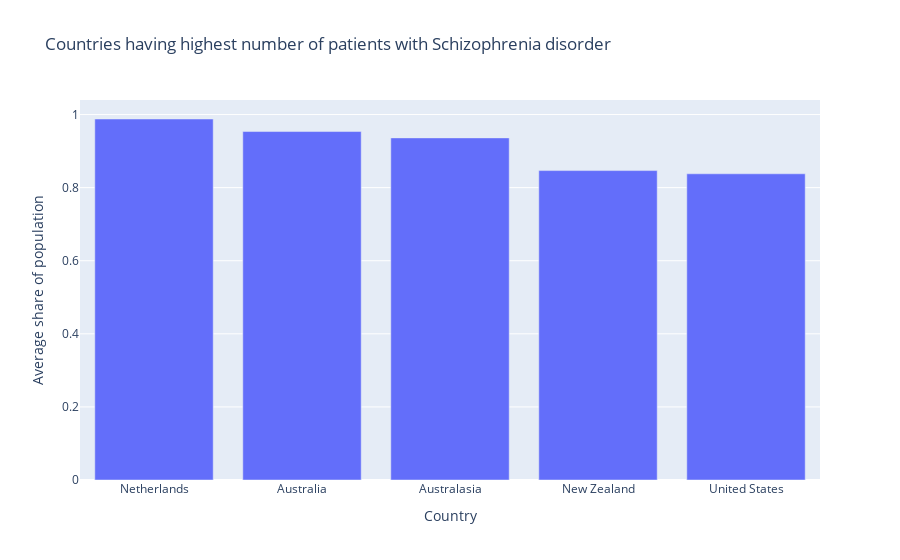

Notebook source saved alongside this figure:
### Code cell
df_Schizophrenia = Normalize.sort_values(by="Schizophrenia", ascending=False)
plt.figure(figsize=(10,7))
fig = px.bar(df_Schizophrenia.head(), x='Entity', y='Schizophrenia',
             title='Countries having highest number of patients with Schizophrenia disorder',
             labels={'Entity': 'Country', 'Schizophrenia': 'Average share of population'})
fig.show()

### Figure 1 — Plotly figure (JSON) as saved in the notebook; plotly's stock layout.template omitted (floating-point values rounded to 4 significant figures)
{"data": [{"alignmentgroup": "True", "hovertemplate": "Country=%{x}<br>Average share of population=%{y}<extra></extra>", "legendgroup": "", "marker": {"color": "#636efa", "pattern": {"shape": ""}}, "name": "", "offsetgroup": "", "orientation": "v", "showlegend": false, "textposition": "auto", "type": "bar", "x": ["Netherlands", "Australia", "Australasia", "New Zealand", "United States"], "xaxis": "x", "y": [0.9878, 0.9535, 0.9362, 0.8466, 0.8379], "yaxis": "y"}], "layout": {"barmode": "relative", "legend": {"tracegroupgap": 0}, "title": {"text": "Countries having highest number of patients with Schizophrenia disorder"}, "xaxis": {"anchor": "y", "domain": [0, 1], "title": {"text": "Country"}}, "yaxis": {"anchor": "x", "domain": [0, 1], "title": {"text": "Average share of population"}}}}
